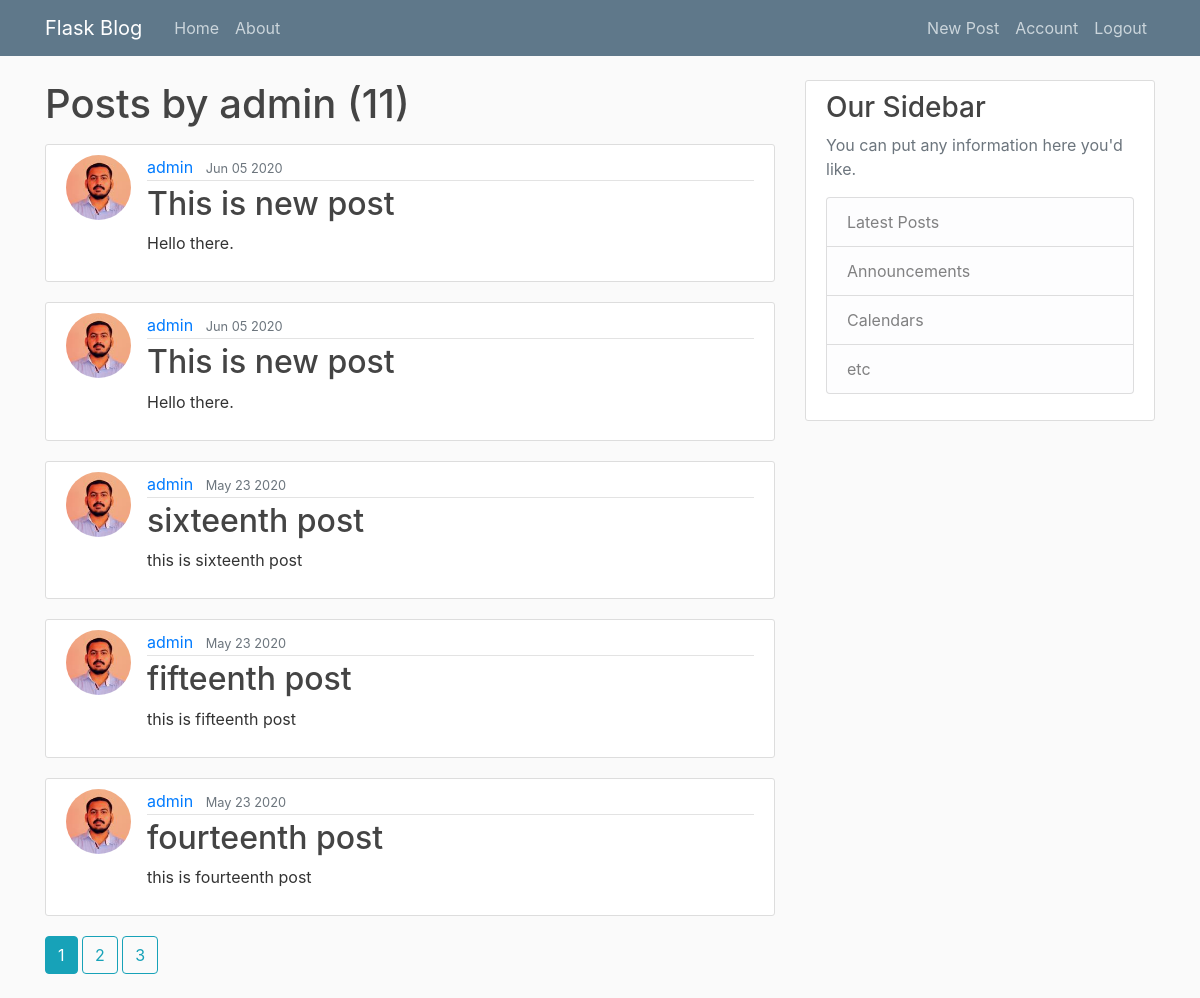
The app's page /user/admin (signed in) with its own data.
### flaskblog/models.py (models this page shows, shortened)
class User(db.Model, UserMixin):
	id = db.Column(db.Integer, primary_key=True)
	username = db.Column(db.String(20), unique=True, nullable=False)
	email = db.Column(db.String(120), unique=True, nullable=False)
	image_file = db.Column(db.String(20), nullable=False, default='default.jpg')
	password = db.Column(db.String(60), nullable=False)
	posts = db.relationship('Post', backref='author', lazy=True)

class Post(db.Model):
	id = db.Column(db.Integer, primary_key=True)
	title = db.Column(db.String(100), nullable=False)
	date_posted = db.Column(db.DateTime, nullable=False, default=datetime.utcnow)
	content = db.Column(db.Text, nullable=False)
	user_id = db.Column(db.Integer, db.ForeignKey('user.id'), nullable=False)

### flaskblog/users/routes.py (the view)
@users.route('/user/<string:username>')
def user_posts(username):
	page = request.args.get('page', 1, type=int)
	user = User.query.filter_by(username=username).first_or_404()
	posts = Post.query.filter_by(author=user)\
		.order_by(Post.date_posted.desc())\
		.paginate(page=page, per_page=5)
	return render_template('user_posts.html', posts=posts, user=user)

### flaskblog/models.py (called while the page is built)
@login_manager.user_loader
def load_user(user_id):
	return User.query.get(int(user_id))

### flaskblog/templates/user_posts.html (shortened to what this page needs)
{% extends "layout.html" %}
{% block content %}
	<h1 class="mb-3">Posts by {{ user.username }} ({{ posts.total }})</h1>
	{% for post in posts.items %}
		<article class="media content-section">
			<img class="rounded-circle article-img" src="{{ url_for('static',
				filename='profile_pics/'+post.author.image_file) }}">
			<div class="media-body">
				<div class="article-metadata">
			    	<a class="mr-2" href="{{ url_for('users.user_posts', username=post.author.username) }}">{{ post.author.username }}</a>
			    	<small class="text-muted">{{ post.date_posted.strftime('%b %d %Y') }}</small>
			   </div>
			    <h2><a class="article-title" href="{{url_for('posts.post', post_id=post.id)}}">{{ post.title }}</a></h2>
			    <p class="article-content">{{ post.content }}</p>
			</div>
		</article>
	{% endfor %}
	{% for page_num in posts.iter_pages() %}
		{% if page_num %}
			{% if posts.page == page_num %}
				<a class="btn btn-info mb-4" href="{{ url_for('users.user_posts', username=user.username, page=page_num) }}"> {{ page_num }} </a>
			{% else %}
				<a class="btn btn-outline-info mb-4" href="{{ url_for('users.user_posts', username=user.username, page=page_num) }}"> {{ page_num }} </a>
			{% endif %}
		{% endif %}
	{% endfor %}
{% endblock content %}

### flaskblog/static/main.css (style rules this page uses)
body { background: #fafafa; color: #333333; margin-top: 5rem; }
h1, h2, h3, h4, h5, h6 { color: #444444; }
.content-section { background: #ffffff; padding: 10px 20px; border: 1px solid #dddddd; border-radius: 3px; margin-bottom: 20px; }
.article-title { color: #444444; }
.article-content { white-space: pre-line; }
.article-img { height: 65px; width: 65px; margin-right: 16px; }
.article-metadata { padding-bottom: 1px; margin-bottom: 4px; border-bottom: 1px solid #e3e3e3 }

### records on screen
User: username "admin"
Post: image_file (picture), author.username "admin", date_posted "Jun 05 2020", title "This is new post", content "Hello there."
Post: image_file (picture), author.username "admin", date_posted "Jun 05 2020", title "This is new post", content "Hello there."
Post: image_file (picture), author.username "admin", date_posted "May 23 2020", title "sixteenth post", content "this is sixteenth post"
Post: image_file (picture), author.username "admin", date_posted "May 23 2020", title "fifteenth post", content "this is fifteenth post"
Post: image_file (picture), author.username "admin", date_posted "May 23 2020", title "fourteenth post", content "this is fourteenth post"

### other values on screen
{{ posts.total }} "11"
{{ page_num }} "1"
{{ page_num }} "2" "3"
